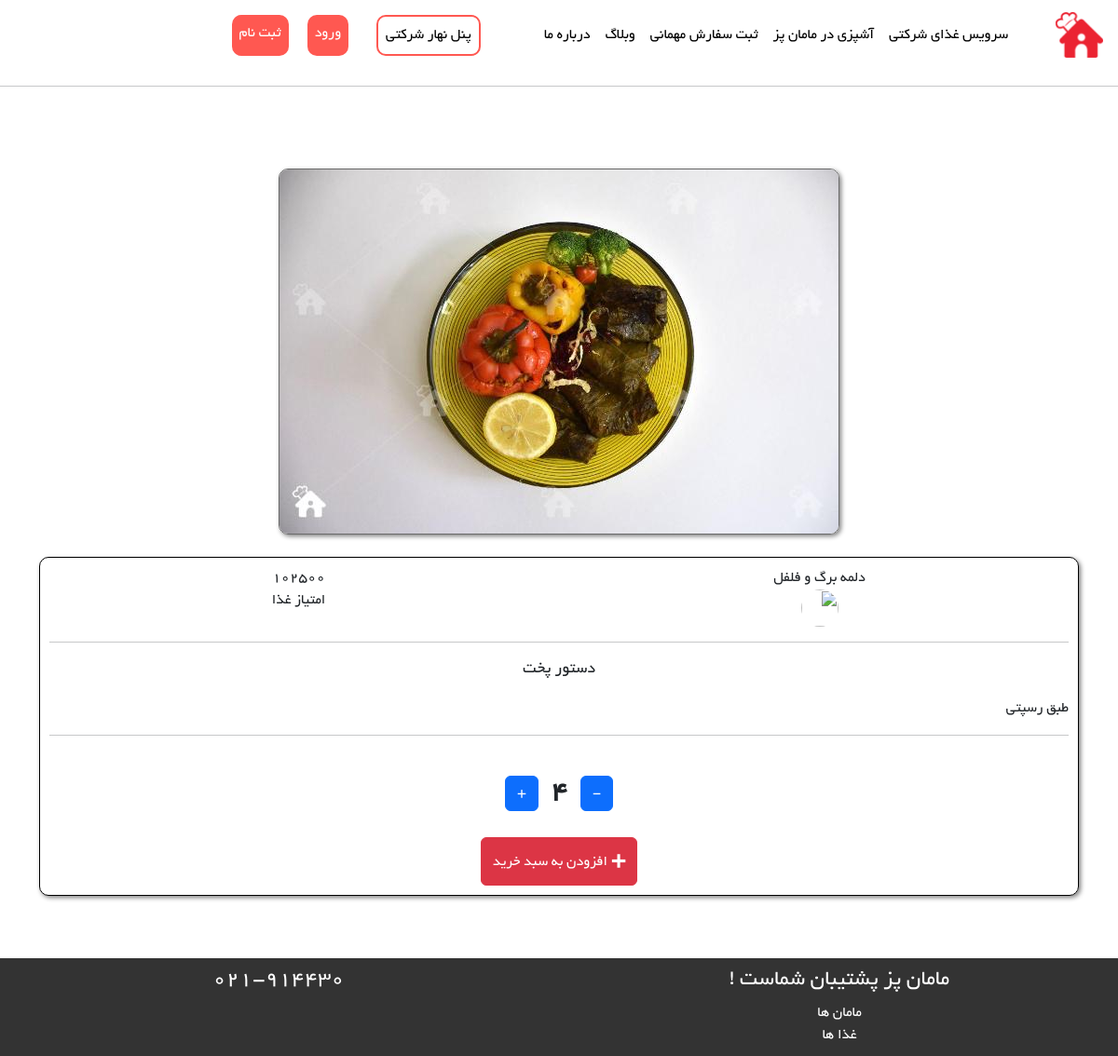
Screenshot of /moms/foods/1 with the database file from the repository.
### Moms/models.py (models this page shows)
class FoodsModel(models.Model):
    mom = models.ForeignKey(MomsModel, on_delete=models.CASCADE)
    food_name = models.CharField(max_length=100)
    food_price = models.IntegerField()
    food_recipe = models.CharField(max_length=500)
    food_order = models.IntegerField(editable=False, default=0)
    raw_material = models.ManyToManyField(RawMaterial)
    food_photo = models.ImageField(upload_to='foods_picture')
    is_active = models.BooleanField(default=True)
    def __str__(self):
        return self.food_name
    class Meta:
        db_table = 'Foods'
        verbose_name = 'Food'
        verbose_name_plural = 'Foods'

### Moms/views.py (the view)
# urls.py: path('foods/<int:food_id>', views.FoodDetails, name='FoodDetails'),
def FoodDetails(request, food_id):
    food: FoodsModel = FoodsModel.objects.filter(id=food_id).first()
    moms: MomsModel = MomsModel.objects.all()
    context = {
        'food': food,
        'moms': moms,
    }
    return render(request, 'Moms/FoodDetails.html', context)

### Moms/templates/Moms/FoodDetails.html (shortened to what this page needs)
{% extends 'base/layout.html' %}
{% load static %}
{% block HeaderLinks %}
    <link rel="stylesheet" href="{% static 'css/Moms/FoodDetails-style.css' %}">
{% endblock %}
{% block main %}
    <div class="row">
        <div class="col-12 text-center">
            <img id="food-photo" src="{{ food.food_photo.url }}"/>
        </div>
    </div>
    <br>
    <div class="food-detail">
        <div class="row text-center">
            <div class="col-6">{{ food }}</div>
            <div class="col-6">{{ food.food_price }}</div>
        </div>
        <div class="row text-center">
            <div class="col-6">
                <a href="{% url 'MomProfile' mom_id=food.mom_id %}">
                    <img style="display: inline;" class="mom-profile" src="{% url 'getMomImage' mom_id=food.mom_id %}"/>
                </a>
            </div>
            <div class="col-6">امتیاز غذا</div>
        </div>
        <hr/>
        <p class="dastor-pokht">دستور پخت</p>
        <p>{{ food.food_recipe }}</p>
        <hr/>
        <br/>
        <div class="row text-center">
            <div id="count" class="col-12">
                <button onclick="oppositeCount()" class="btn btn-primary">-</button>
                <p id="counter">4</p>
                <button onclick="addCount()" class="btn btn-primary">+</button>
            </div>
        </div>
        <br/>
        <div class="row">
            <div class="col-12 text-center">
                {% if request.user.is_authenticated %}
                    <button id="addToOrderBtn" onclick="addFoodToOrder({{ food.id }})"
                            class="text-center btn btn-danger">
                        <span id="plus-icon">+</span> افزودن به سبد خرید
                    </button>
                    <button id="success" class="text-center btn btn-success"> غذا با موفقیت به سبد خرید اضافه شد
                    </button>
                {% else %}
                    <button id="showAlert" onclick="alert('کاربرگرامی برای افزودن غذا به سبد خرید باید ابتدا وارد حساب کاربری خود شوید.')" class="text-center btn btn-danger">
                    <span id="plus-icon">+</span> افزودن به سبد خرید
                    </button>
                {% endif %}
            </div>
        </div>
    </div>
{% endblock %}

### static/css/base/layout-style.css (style rules this page uses)
body { font-family: 'Yekan'; direction: rtl; }
body { direction: rtl; }
a { text-decoration: none; color: black; }
body { margin-bottom: 100px; }

### static/css/Moms/FoodDetails-style.css (style rules this page uses)
#food-photo { border-radius: 10px; border: 1px solid #6b6b6b; box-shadow: 2px 2px 5px gray; }
.food-detail { border: 1px solid black; border-radius: 10px; padding: 10px; box-shadow: 2px 2px 5px gray; }
.dastor-pokht { text-align: center; font-size: 18px; }
#counter { display: inline; padding: 10px; font-size: 30px; font-weight: bold; }
#plus-icon { font-size: 25px; font-weight: bold; }
.mom-profile { width: 40px; height: 40px; border-radius: 50%; margin: 0 10px; }

### rows the page displays
FoodsModel: food_photo (picture), food_name "دلمه برگ و فلفل", food_price "102500", food_recipe "طبق رسپتی"
